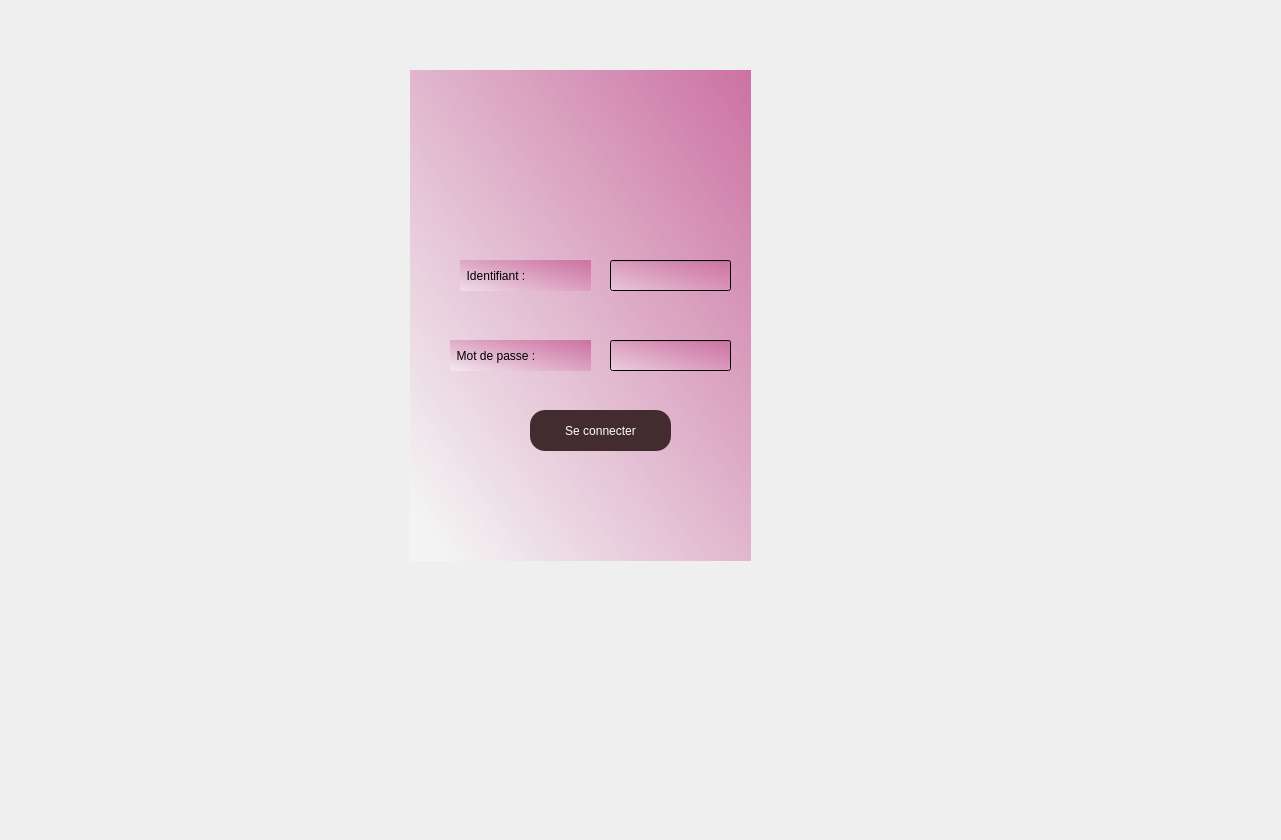
    <widget class="QWidget" name="Authentification">
     <property name="minimumSize">
      <size>
       <width>1272</width>
       <height>831</height>
      </size>
     </property>
     <widget class="QLabel" name="label">
      <property name="geometry">
       <rect>
        <x>-100</x>
        <y>-180</y>
        <width>1272</width>
        <height>831</height>
       </rect>
      </property>
      <property name="minimumSize">
       <size>
        <width>1272</width>
        <height>831</height>
       </size>
      </property>
      <property name="text">
       <string/>
      </property>
      <property name="pixmap">
       <pixmap>../other(img)/Blue Illustrated Charity Event Poster (1).png</pixmap>
      </property>
     </widget>
     <widget class="QLabel" name="label_2">
      <property name="geometry">
       <rect>
        <x>410</x>
        <y>70</y>
        <width>341</width>
        <height>491</height>
       </rect>
      </property>
      <property name="styleSheet">
       <string notr="true"> *{ background:qlineargradient(spread:pad, x1:0.058, y1:0.948864, x2:1, y2:0, stop:0 rgba(255, 255, 255, 74), stop:1 rgba(204, 114, 163, 255));
font: 12pt &quot;Times New Roman&quot;;
}
</string>
      </property>
      <property name="text">
       <string/>
      </property>
     </widget>
     <widget class="QLabel" name="label_5">
      <property name="geometry">
       <rect>
        <x>460</x>
        <y>260</y>
        <width>131</width>
        <height>31</height>
       </rect>
      </property>
      <property name="styleSheet">
       <string notr="true"> *{ background:qlineargradient(spread:pad, x1:0.058, y1:0.948864, x2:1, y2:0, stop:0 rgba(255, 255, 255, 74), stop:1 rgba(204, 114, 163, 255));
font: 12pt &quot;Times New Roman&quot;;}
</string>
      </property>
      <property name="text">
       <string>  Identifiant :</string>
      </property>
     </widget>
     <widget class="QLabel" name="label_6">
      <property name="geometry">
       <rect>
        <x>450</x>
        <y>340</y>
        <width>141</width>
        <height>31</height>
       </rect>
      </property>
      <property name="styleSheet">
       <string notr="true"> *{ background:qlineargradient(spread:pad, x1:0.058, y1:0.948864, x2:1, y2:0, stop:0 rgba(255, 255, 255, 74), stop:1 rgba(204, 114, 163, 255));
font: 12pt &quot;Times New Roman&quot;;}
</string>
      </property>
      <property name="text">
       <string>  Mot de passe :</string>
      </property>
     </widget>
     <widget class="QLineEdit" name="lineEdit_2">
      <property name="geometry">
       <rect>
        <x>610</x>
        <y>340</y>
        <width>121</width>
        <height>31</height>
       </rect>
      </property>
      <property name="styleSheet">
       <string notr="true"> *{ background:qlineargradient(spread:pad, x1:0.058, y1:0.948864, x2:1, y2:0, stop:0 rgba(255, 255, 255, 74), stop:1 rgba(204, 114, 163, 255));
font: 12pt &quot;Times New Roman&quot;;}
</string>
      </property>
     </widget>
     <widget class="QLineEdit" name="lineEdit_3">
      <property name="geometry">
       <rect>
        <x>610</x>
        <y>260</y>
        <width>121</width>
        <height>31</height>
       </rect>
      </property>
      <property name="styleSheet">
       <string notr="true"> *{ background:qlineargradient(spread:pad, x1:0.058, y1:0.948864, x2:1, y2:0, stop:0 rgba(255, 255, 255, 74), stop:1 rgba(204, 114, 163, 255));
font: 12pt &quot;Times New Roman&quot;;}
</string>
      </property>
     </widget>
     <widget class="QLabel" name="label_3">
      <property name="geometry">
       <rect>
        <x>530</x>
        <y>90</y>
        <width>111</width>
        <height>101</height>
       </rect>
      </property>
      <property name="text">
       <string/>
      </property>
      <property name="pixmap">
       <pixmap>../other(img)/lo.PNG</pixmap>
      </property>
     </widget>
     <widget class="QPushButton" name="pushButton">
      <property name="geometry">
       <rect>
        <x>530</x>
        <y>410</y>
        <width>141</width>
        <height>41</height>
       </rect>
      </property>
      <property name="styleSheet">
       <string notr="true">#pushButton
{
font: 12pt &quot;Times New Roman&quot;;
background:#422c30;
color:white;
border-radius:15px;
}
</string>
      </property>
      <property name="text">
       <string>Se connecter</string>
      </property>
     </widget>
    </widget>
